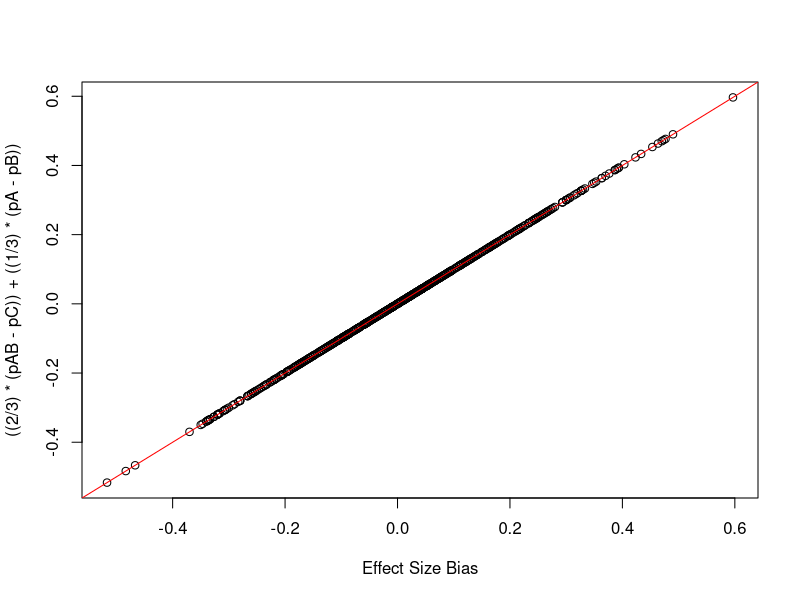
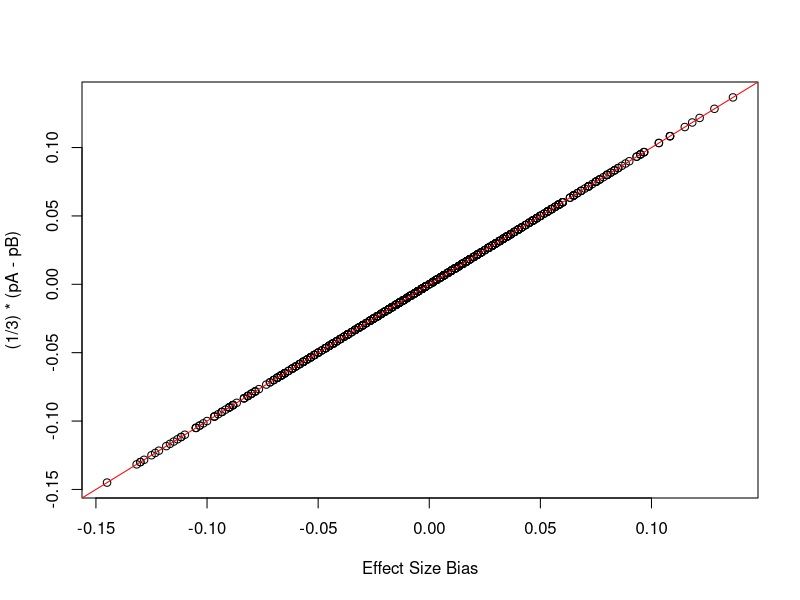
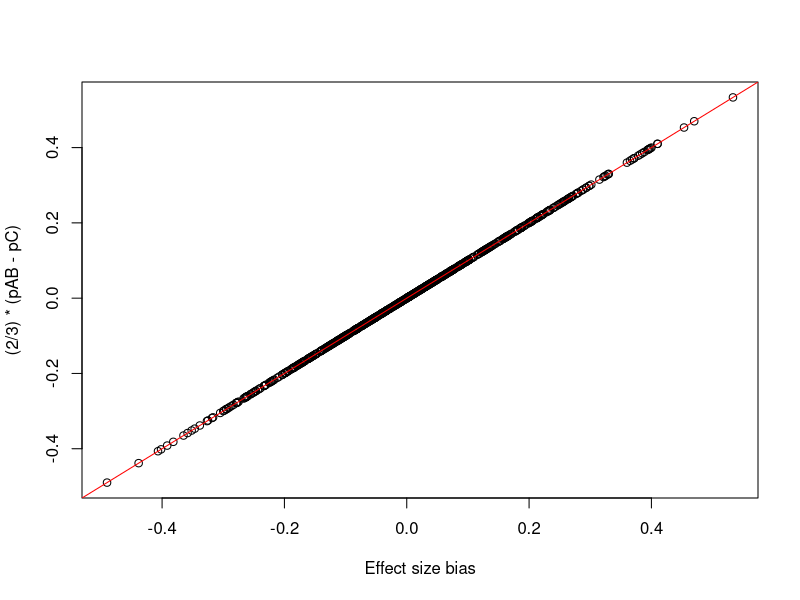
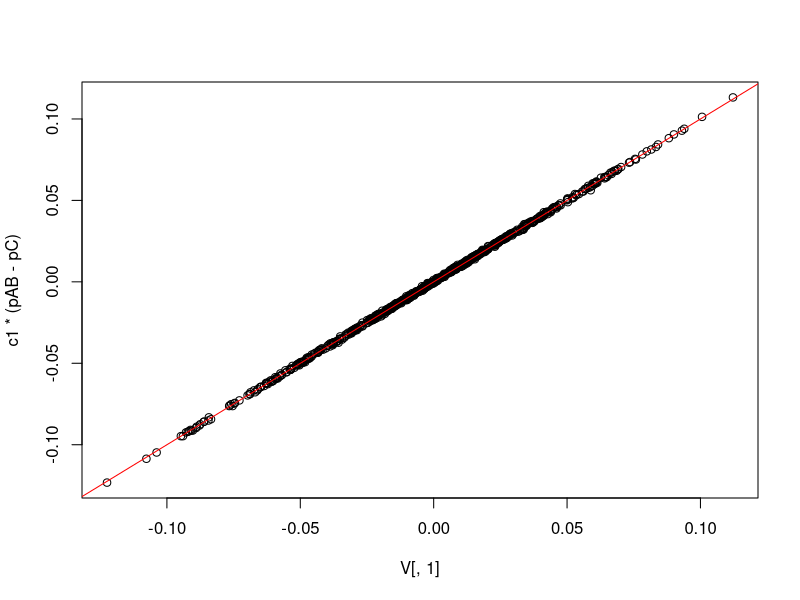
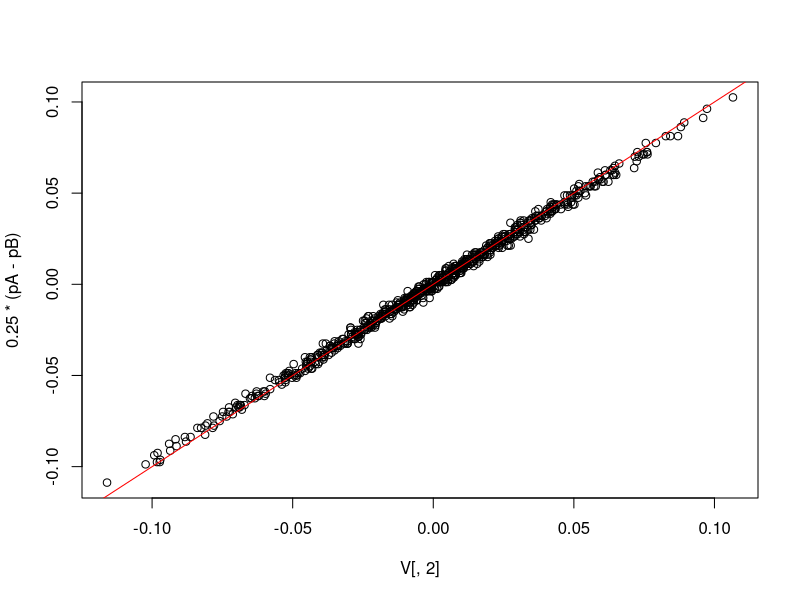
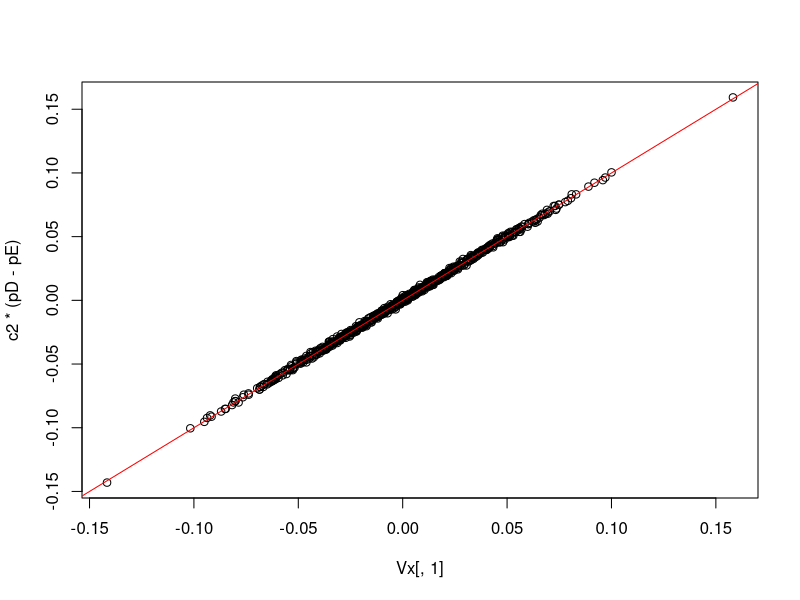
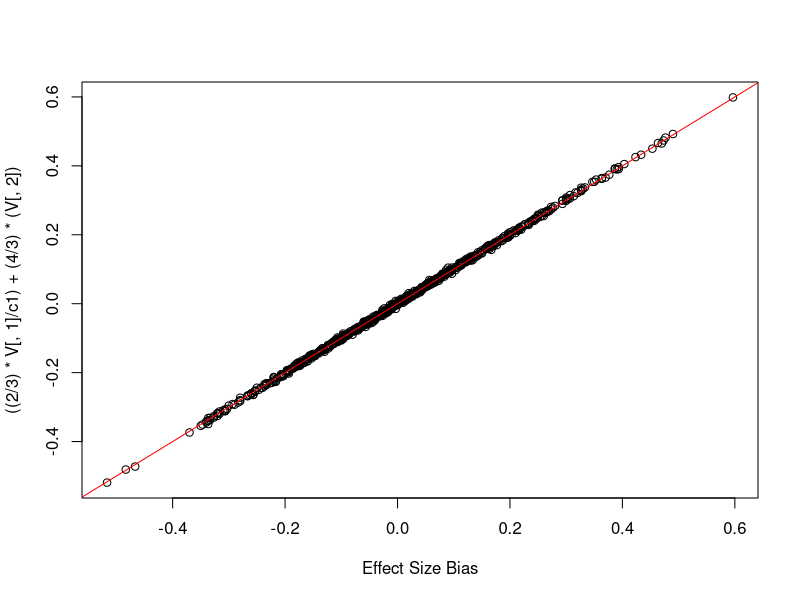
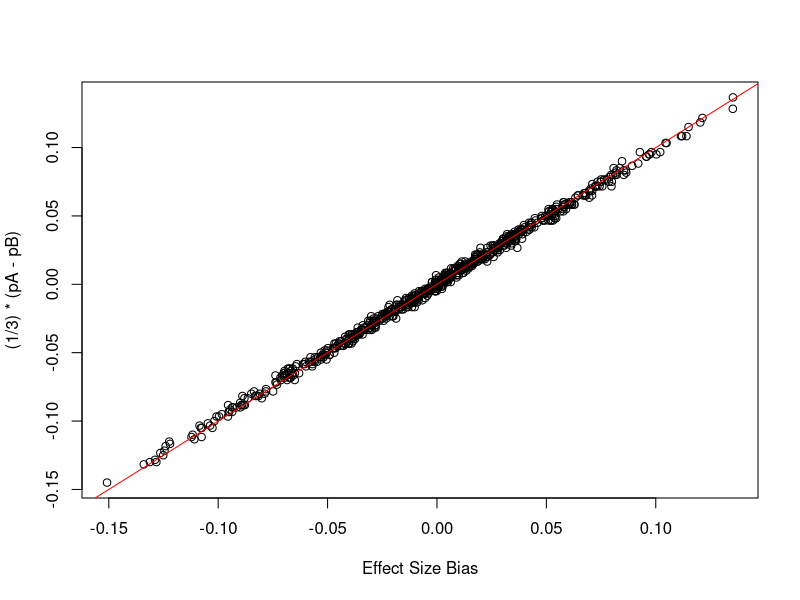

The R script that drew these images, in order:
## ---- chunk 1
knitr::opts_chunk$set(echo = TRUE)
rm(list =ls())
library(pracma)
## ---- chunk 2
make_genotype_matrix <- function(p, n, L) {
  
  G <- matrix(NA, nrow = n, ncol = L)
  for (i in 1:length(p)) {
    G[,i] <- rbinom(n,2,p[i])
  }
  return(G)
}

# 3 populations ((A,B),C)
sim_evo <- function(m, n, L) {
  
  # Draw alleles from Beta
  p_start <- rbeta(L, 1,1)

  # Evolve alleles to first split via drift
  p1 <- p_start + rnorm(L, 0, sqrt((p_start)*(1-p_start)* 0.1))
  p2 <- p_start + rnorm(L, 0, sqrt((p_start)*(1-p_start)* 0.1))
  rm <- which(p1 < 0 | p1 > 1 | p2 < 0 | p2 > 1)
  if (length(rm) > 0) {
    p1 <- p1[-rm]
    p2 <- p2[-rm]
  }
  L <- length(p1)
  
  # Evolve A,B alleles to second split via drift
  pA <- p1 + rnorm(L, 0, sqrt((p1)*(1-p1)* 0.05))
  pB <- p1 + rnorm(L, 0, sqrt((p1)*(1-p1)* 0.05))

  # Evolve C, DE alleles  
  pD <- p2 + rnorm(L, 0, sqrt((p2)*(1-p2)* 0.1))
  pCE <- p2 + rnorm(L, 0, sqrt((p2)*(1-p2)* 0.05))
  rm <- which(pCE < 0 | pCE > 1 )
  if (length(rm) > 0) {
    pCE <- pCE[-rm]
    pA <- pA[-rm]
    pB <- pB[-rm]
    pD <- pD[-rm]
  }
  L <- length(pCE)  
  pC <- pCE + rnorm(L, 0, sqrt((pCE)*(1-pCE)* 0.05))
  pE <- pCE + rnorm(L, 0, sqrt((pCE)*(1-pCE)* 0.05))
  
  # Remove fixed/lost alleles 
  rm <- which(pA < 0 | pA > 1 | pB < 0 | pB > 1 | pC < 0 | pC > 1 | pD < 0 | pD > 1 | pE < 0 | pE > 1)
  if (length(rm) > 0) {
    pA <- pA[-rm]
    pB <- pB[-rm]
    pC <- pC[-rm]
    pD <- pD[-rm]
    pE <- pE[-rm]
  }

    
  # Make genotype matrix by drawing from population 
  iA <- make_genotype_matrix(pA, m/3, length(pA))
  iB <- make_genotype_matrix(pB, m/3, length(pB))
  iC <- make_genotype_matrix(pC, m/3, length(pC))
  iD <- make_genotype_matrix(pD, n/2, length(pD))
  iE <- make_genotype_matrix(pE, n/2, length(pE))
  
  # GWAS Gentotype Matrix 
  G <- rbind(iA, iB, iC)
  
  # Test Genotype Matrix
  X <- rbind(iD, iE)

  # Get rid of fixed sites 
  rmG <- which(colSums(G) == 0 | colSums(G) == 2*m)
  rmX <- which(colSums(X) == 0 | colSums(X) == 2*n)
  rm <- c(rmG, rmX)
  if (length(rmG) > 0) {
    G <- G[,-rm]
    X <- X[,-rm]
  }
  
  return(list(G,X)) 
}
## ---- chunk 3
# Evolutionary simulation
set.seed(12)
out <- sim_evo(m=300, n=200, L=1000)
G <- out[[1]]
X <- out[[2]]
L <- ncol(G)
m <- nrow(G)
n <- nrow(X)

# Get resulting allele frequencies
## GWAS
pA <- colMeans(G[1:100,])/2
pB <- colMeans(G[101:200,])/2
pC <-  colMeans(G[201:300,])/2
pAB <- colMeans(G[1:200,])/2
p <- colMeans(G)/2
## Test
pD <- colMeans(X[1:100,])/2
pE <- colMeans(X[101:200,])/2


# Confounder ((1,0),-1)
dA <- 1
dB <- 0 
dC <- -1
E <- c(rep(dA,m/3), rep(dB,m/3), rep(dC,m/3))

# Test Vector (0.5, -0.5)
Tvec <- c(rep(1, n/2), rep(-1, n/2))
## ---- chunk 4
# Single site effect size bias
(1/(m)) *(t(E) %*% G[,1])
((2/3)*(pAB[1] - pC[1])) + ((1/3)*(pA[1] -pB[1]))
## ---- chunk 5
# Compare effect size bias across sites 
covBias <- (1/(m)) *(t(E) %*% G)
plot(covBias[1,],((2/3)*(pAB - pC)) + ((1/3)*(pA -pB)), xlab = "Effect Size Bias")
abline(0,1, col = "red")
## ---- chunk 6
# Calculate Selection Test Bias at single site
((1/(m)) *(t(E) %*% G[,1])) * ((1/n) * (Tvec %*% X[,1]))
(((2/3)*(pAB[1] - pC[1])) + ((1/3)*(pA[1] -pB[1]))) * (pD[1] - pE[1])
## ---- chunk 7
# Selection test biast across sites (using correlation)
cor((((2/3)*(pAB - pC)) + ((1/3)*(pA -pB))), (pD - pE))
## ---- chunk 8
# Make covariate
cA <- 1
cB <- 1 
cC <- -2
v <- c(rep(cA,m/3), rep(cB,m/3), rep(cC,m/3))
v <- v / sqrt(sum(v^2))

# Make annihilator
P <- diag(rep(1, length(v))) - (v %*% t(v))

# Single site
(1/(m)) * ( t(P %*% E) %*%  (P %*% G[,1]))
((1/3)*(pA[1] -pB[1]))
## ---- chunk 9
# Compare across sites 
covBias <- (1/(m)) * ( t(P %*% E) %*%  (P %*% G))
plot(covBias[1,],(1/3)*(pA -pB), xlab = "Effect Size Bias")
abline(0,1, col = "red")
## ---- chunk 10
# Calculate Selection Test Bias at single site
((1/(m)) * ( t(P %*% E) %*%  (P %*% G[,1]))) * ((1/n) * (Tvec %*% X[,1]))
((1/3)*(pA[1] -pB[1])) * (pD[1] - pE[1])
## ---- chunk 11
# Selection test biast across sites 
cor(((1/3)*(pA -pB)), (pD - pE))
## ---- chunk 12
# Make covariate
cA <- -1
cB <- 1 
cC <- 0
v <- c(rep(cA,m/3), rep(cB,m/3), rep(cC,m/3))
v <- v / sqrt(sum(v^2))

# Make annihilator
P <- diag(rep(1, length(v))) - (v %*% t(v))

# Single site
(1/(m)) * ( t(P %*% E) %*%  (P %*% G[,1]) )
((2/3)*(pAB[1] -pC[1]))
## ---- chunk 13
# Compare across sites 
covBias <- (1/(m)) * ( t(P %*% E) %*%  (P %*% G))
plot(covBias[1,],(2/3)*(pAB -pC), xlab = "Effect size bias")
abline(0,1, col = "red")
## ---- chunk 14
# Calculate Selection Test Bias at single site
((1/(m)) * ( t(P %*% E) %*%  (P %*% G[,1]) )) * ((1/n) * (Tvec %*% X[,1]))
((2/3)*(pAB[1] -pC[1])) * (pD[1] - pE[1])
## ---- chunk 15
# Selection test biast across sites 
cor(((2/3)*(pAB -pC)), (pD - pE))
## ---- chunk 16
# Do SVD
mySVD <- svd(scale(G,scale = F))
V <- mySVD$v
U <- mySVD$u
S <- diag(mySVD$d)
## ---- chunk 17
# Compare loadings to frequency contrasts - PC 1
mod <- lm((pAB - pC) ~ V[,1])
c1 <- 1 / coef(mod)[2]

# Single site
V[1,1]
c1 *(pAB[1] - pC[1])

# Compate across sites 
plot(V[,1],c1 * (pAB - pC))
abline(0,1, col = "red") 
## ---- chunk 18
# Compare loadings to frequency contrasts - PC 2

# Single site
V[1,2]
0.25 * (pA[1] - pB[1])

# Compate across sites 
plot(V[,2],0.25 * (pA - pB))
abline(0,1, col = "red") 
## ---- chunk 19
# Do SVD
mySVD_Test <- svd(scale(X,scale = F))
Vx <- mySVD_Test$v
Ux <- mySVD_Test$u
Sx <- diag(mySVD_Test$d)
## ---- chunk 20
# Compare loadings to frequency contrasts - PC 1
mod <- lm((pD - pE) ~ Vx[,1])
c2 <- 1 / coef(mod)[2]

# Single site
Vx[1,1]
c2 *(pD[1] - pE[1])

# Compate across sites 
plot(Vx[,1],c2 * (pD - pE))
abline(0,1, col = "red") 
## ---- chunk 21
# Single site 
(1/(m)) *(t(E) %*% G[,1])
((2/3)*(pAB[1] - pC[1])) + ((1/3)*(pA[1] -pB[1]))
((2/3)*V[1,1] / c1) + (4/3)*(V[1,2]) 
## ---- chunk 22
# Compare across sites 
covBias <- (1/(m)) *(t(E) %*% G)
plot(covBias[1,],((2/3)*V[,1] / c1) + (4/3)*(V[,2]), xlab = "Effect Size Bias")
abline(0,1, col = "red")
## ---- chunk 23
# Calculate Selection Test Bias at single site
((1/(m)) *(t(E) %*% G[,1])) * ((1/n) * (Tvec %*% X[,1]))
(((2/3)*V[1,1]/c1) + (4/3)*(V[1,2])) * (Vx[1,1] / c2)
## ---- chunk 24
# Selection test biast across sites 
cor(((2/3)*V[,1]/c1) + ((4/3)*V[,2]), (Vx[,1] / c2))
## ---- chunk 25
# Make covariate
v <- U[,1]

# Make annihilator
P <- diag(rep(1, length(v))) - (v %*% t(v))

# Single site
(1/(m)) * ( t(P %*% E) %*%  (P %*% G[,1]))
((1/3)*(pA[1] -pB[1]))
(4/3)* V[1,2]
## ---- chunk 26
# Compare across sites - frequency contrast
covBias <- (1/(m)) * ( t(P %*% E) %*%  (P %*% G))
plot(covBias[1,],(1/3)*(pA -pB), xlab = "Effect Size Bias")
abline(0,1, col = "red")

# Compare across sites - PC loading
covBias <- (1/(m)) * ( t(P %*% E) %*%  (P %*% G))
plot(covBias[1,],(4/3)* V[,2], xlab = "Efect Size Bias")
abline(0,1, col = "red")
## ---- chunk 27
# Calculate Selection Test Bias at single site
((1/(m)) * (t(P %*% E) %*%  (P %*% G[,1]))) * ((1/n) * (Tvec %*% X[,1]))
((4/3)*(V[1,2]) ) * (Vx[1,1] / c2)
## ---- chunk 28
# Selection test biast across sites 
cor((4/3)*(V[,2]) , (Vx[,1] / c2))
## ---- chunk 29
# Make covariate
v <- U[,2]

# Make annihilator
P <- diag(rep(1, length(v))) - (v %*% t(v))

# Single site
(1/(m)) * ( t(P %*% E) %*%  (P %*% G[,1]))
((2/3)*(pAB[1] -pC[1]))
(2/3)* V[1,1] * (1/c1)
## ---- chunk 30
# Compare across sites - frequency contrast
covBias <- (1/(m)) * ( t(P %*% E) %*%  (P %*% G))
plot(covBias[1,],(2/3)*(pAB -pC))
abline(0,1, col = "red")

# Compare across sites - PC loading
covBias <- (1/(m)) * ( t(P %*% E) %*%  (P %*% G))
plot(covBias[1,],(2/3)* V[,1] / c1)
abline(0,1, col = "red")
## ---- chunk 31
# Calculate Selection Test Bias at single site
((1/(m)) * ( t(P %*% E) %*%  (P %*% G[,1]))) * ((1/n) * (Tvec %*% X[,1]))
((2/3)* V[1,1] / c1) * (Vx[1,1] / c2)
## ---- chunk 32
# Selection test biast across sites 
cor((2/3)* V[,1] / c1, (Vx[,1]/c2))
## ---- chunk 33
# Calculate TGWAS 
Gs <- scale(G)
Xs <- scale(X)
TGWAS <-  Gs %*% t(Xs) %*% solve(Xs %*% t(Xs)) %*% Tvec

# Make covariate
v <- TGWAS / norm(TGWAS, "2")
plot(v)

# Make annihilator
P <- diag(rep(1, length(v))) - (v %*% t(v))

# Single site
(1/(m)) * ( t(P %*% E) %*%  (P %*% G[,1]))
((1/3)*(pA[1] -pB[1]))
(4/3)* V[1,2]
## ---- chunk 34
# Compare across sites - frequency contrast
covBias <- (1/(m)) * ( t(P %*% E) %*%  (P %*% G))
plot(covBias[1,],(1/3)*(pA -pB), xlab = "Effect Size Bias")
abline(0,1, col = "red")

# Compare across sites - PC loading
covBias <- (1/(m)) * ( t(P %*% E) %*%  (P %*% G))
plot(covBias[1,],(4/3)* V[,2], xlab = "Efect Size Bias")
abline(0,1, col = "red")
## ---- chunk 35
# Calculate Selection Test Bias at single site
((1/(m)) * (t(P %*% E) %*%  (P %*% G[,1]))) * ((1/n) * (Tvec %*% X[,1]))
((4/3)*(V[1,2]) ) * (Vx[1,1] / c2)
## ---- chunk 36
# Selection test biast across sites 
cor((4/3)*(V[,2]) , (Vx[,1] / c2))
